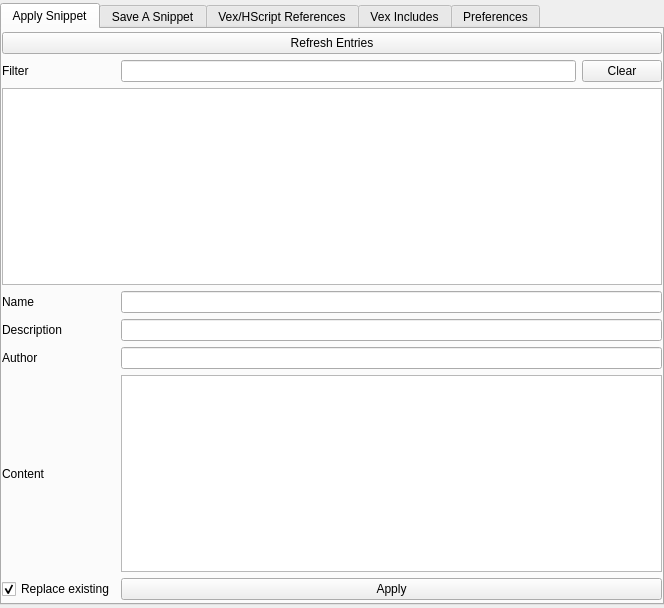
<?xml version="1.0" encoding="UTF-8"?>
<ui version="4.0">
 <class>MainWindow</class>
 <widget class="QMainWindow" name="MainWindow">
  <property name="geometry">
   <rect>
    <x>0</x>
    <y>0</y>
    <width>664</width>
    <height>608</height>
   </rect>
  </property>
  <property name="windowTitle">
   <string>MainWindow</string>
  </property>
  <widget class="QWidget" name="centralwidget">
   <property name="sizePolicy">
    <sizepolicy hsizetype="Ignored" vsizetype="Ignored">
     <horstretch>0</horstretch>
     <verstretch>0</verstretch>
    </sizepolicy>
   </property>
   <layout class="QGridLayout" name="gridLayout">
    <property name="leftMargin">
     <number>0</number>
    </property>
    <property name="topMargin">
     <number>3</number>
    </property>
    <property name="rightMargin">
     <number>0</number>
    </property>
    <property name="bottomMargin">
     <number>3</number>
    </property>
    <item row="0" column="0">
     <widget class="QTabWidget" name="tabWidget">
      <property name="currentIndex">
       <number>0</number>
      </property>
      <widget class="QWidget" name="tab">
       <attribute name="title">
        <string>Apply Snippet</string>
       </attribute>
       <layout class="QGridLayout" name="gridLayout_5">
        <property name="leftMargin">
         <number>0</number>
        </property>
        <property name="topMargin">
         <number>3</number>
        </property>
        <property name="rightMargin">
         <number>0</number>
        </property>
        <property name="bottomMargin">
         <number>3</number>
        </property>
        <item row="0" column="0">
         <layout class="QGridLayout" name="gridLayout_3">
          <item row="1" column="1">
           <widget class="QLabel" name="label_3">
            <property name="text">
             <string>Filter</string>
            </property>
           </widget>
          </item>
          <item row="5" column="1">
           <widget class="QLabel" name="label_5">
            <property name="text">
             <string>Author</string>
            </property>
           </widget>
          </item>
          <item row="5" column="2" colspan="2">
           <widget class="QLineEdit" name="lineEdit_3"/>
          </item>
          <item row="6" column="2" colspan="2">
           <widget class="QTextEdit" name="textEdit">
            <property name="cursor" stdset="0">
             <cursorShape>IBeamCursor</cursorShape>
            </property>
            <property name="cursorWidth">
             <number>3</number>
            </property>
           </widget>
          </item>
          <item row="1" column="2">
           <widget class="QLineEdit" name="lineEdit_5"/>
          </item>
          <item row="4" column="2" colspan="2">
           <widget class="QLineEdit" name="lineEdit"/>
          </item>
          <item row="1" column="3">
           <widget class="QPushButton" name="pushButton_5">
            <property name="text">
             <string>Clear</string>
            </property>
           </widget>
          </item>
          <item row="4" column="1">
           <widget class="QLabel" name="label">
            <property name="text">
             <string>Description</string>
            </property>
           </widget>
          </item>
          <item row="6" column="1">
           <widget class="QLabel" name="label_2">
            <property name="text">
             <string>Content</string>
            </property>
           </widget>
          </item>
          <item row="0" column="1" colspan="3">
           <widget class="QPushButton" name="pushButton_4">
            <property name="text">
             <string>Refresh Entries</string>
            </property>
           </widget>
          </item>
          <item row="7" column="1">
           <widget class="QCheckBox" name="checkBox">
            <property name="text">
             <string>Replace existing</string>
            </property>
            <property name="checked">
             <bool>true</bool>
            </property>
           </widget>
          </item>
          <item row="7" column="2" colspan="2">
           <widget class="QPushButton" name="pushButton_6">
            <property name="text">
             <string>Apply</string>
            </property>
           </widget>
          </item>
          <item row="2" column="1" colspan="3">
           <widget class="QTreeWidget" name="treeWidget_2">
            <property name="headerHidden">
             <bool>true</bool>
            </property>
            <column>
             <property name="text">
              <string notr="true">1</string>
             </property>
            </column>
           </widget>
          </item>
          <item row="3" column="1">
           <widget class="QLabel" name="label_12">
            <property name="text">
             <string>Name</string>
            </property>
           </widget>
          </item>
          <item row="3" column="2" colspan="2">
           <widget class="QLineEdit" name="lineEdit_9"/>
          </item>
         </layout>
        </item>
       </layout>
      </widget>
      <widget class="QWidget" name="tab_2">
       <attribute name="title">
        <string>Save A Snippet</string>
       </attribute>
       <layout class="QGridLayout" name="gridLayout_7">
        <item row="0" column="0">
         <layout class="QGridLayout" name="gridLayout_6">
          <item row="9" column="0">
           <spacer name="verticalSpacer">
            <property name="orientation">
             <enum>Qt::Vertical</enum>
            </property>
            <property name="sizeHint" stdset="0">
             <size>
              <width>20</width>
              <height>40</height>
             </size>
            </property>
           </spacer>
          </item>
          <item row="2" column="1">
           <widget class="QLineEdit" name="lineEdit_4"/>
          </item>
          <item row="3" column="1">
           <widget class="QComboBox" name="comboBox_2"/>
          </item>
          <item row="6" column="1">
           <widget class="QTextEdit" name="textEdit_2">
            <property name="cursor" stdset="0">
             <cursorShape>IBeamCursor</cursorShape>
            </property>
            <property name="cursorWidth">
             <number>3</number>
            </property>
           </widget>
          </item>
          <item row="3" column="0">
           <widget class="QLabel" name="label_9">
            <property name="text">
             <string>Node Type</string>
            </property>
           </widget>
          </item>
          <item row="6" column="0">
           <widget class="QLabel" name="label_10">
            <property name="text">
             <string>Snippet</string>
            </property>
           </widget>
          </item>
          <item row="1" column="0">
           <widget class="QLabel" name="label_4">
            <property name="text">
             <string>Description</string>
            </property>
           </widget>
          </item>
          <item row="1" column="1">
           <widget class="QLineEdit" name="lineEdit_2"/>
          </item>
          <item row="7" column="0" colspan="2">
           <widget class="QPushButton" name="pushButton_7">
            <property name="text">
             <string>Grab Snippet from Node</string>
            </property>
           </widget>
          </item>
          <item row="2" column="0">
           <widget class="QLabel" name="label_6">
            <property name="text">
             <string>Author</string>
            </property>
           </widget>
          </item>
          <item row="8" column="0" colspan="2">
           <widget class="QPushButton" name="pushButton_13">
            <property name="text">
             <string>Save Snippet</string>
            </property>
           </widget>
          </item>
          <item row="0" column="0">
           <widget class="QLabel" name="label_11">
            <property name="text">
             <string>Name</string>
            </property>
           </widget>
          </item>
          <item row="0" column="1">
           <widget class="QLineEdit" name="lineEdit_8"/>
          </item>
         </layout>
        </item>
       </layout>
      </widget>
      <widget class="QWidget" name="tab_4">
       <attribute name="title">
        <string>Vex/HScript References</string>
       </attribute>
       <layout class="QGridLayout" name="gridLayout_11">
        <item row="0" column="0">
         <layout class="QGridLayout" name="gridLayout_10">
          <item row="0" column="2">
           <widget class="QPushButton" name="pushButton_9">
            <property name="text">
             <string>Clear</string>
            </property>
           </widget>
          </item>
          <item row="0" column="1">
           <widget class="QLineEdit" name="lineEdit_7"/>
          </item>
          <item row="3" column="1">
           <widget class="QPushButton" name="pushButton_11">
            <property name="text">
             <string>Python Documentation</string>
            </property>
           </widget>
          </item>
          <item row="3" column="0">
           <widget class="QPushButton" name="pushButton_10">
            <property name="text">
             <string>Vex Documentation</string>
            </property>
           </widget>
          </item>
          <item row="1" column="0" colspan="3">
           <widget class="QComboBox" name="comboBox">
            <item>
             <property name="text">
              <string>All</string>
             </property>
            </item>
            <item>
             <property name="text">
              <string>Global Variables</string>
             </property>
            </item>
            <item>
             <property name="text">
              <string>Attribute Wrangles</string>
             </property>
            </item>
            <item>
             <property name="text">
              <string>Volume Wrangles</string>
             </property>
            </item>
            <item>
             <property name="text">
              <string>Common Geometry Attributes</string>
             </property>
            </item>
            <item>
             <property name="text">
              <string>Specifying Vex Data Types</string>
             </property>
            </item>
            <item>
             <property name="text">
              <string>Channel Shortcut Syntax</string>
             </property>
            </item>
            <item>
             <property name="text">
              <string>Accessing Attributes on Other Inputs and Nodes</string>
             </property>
            </item>
            <item>
             <property name="text">
              <string>Copying &amp; Instancing Attributes</string>
             </property>
            </item>
            <item>
             <property name="text">
              <string>DOP Particle Attributes</string>
             </property>
            </item>
            <item>
             <property name="text">
              <string>DOP Grains Attributes</string>
             </property>
            </item>
            <item>
             <property name="text">
              <string>DOP Packed RBD Attributes</string>
             </property>
            </item>
            <item>
             <property name="text">
              <string>DOP Constraint Network Attributes</string>
             </property>
            </item>
            <item>
             <property name="text">
              <string>DOP Wire Attributes</string>
             </property>
            </item>
            <item>
             <property name="text">
              <string>DOP FLIP Attributes</string>
             </property>
            </item>
           </widget>
          </item>
          <item row="2" column="0" colspan="3">
           <widget class="QTableWidget" name="tableWidget">
            <property name="editTriggers">
             <set>QAbstractItemView::NoEditTriggers</set>
            </property>
            <property name="alternatingRowColors">
             <bool>true</bool>
            </property>
            <property name="showGrid">
             <bool>false</bool>
            </property>
            <attribute name="horizontalHeaderVisible">
             <bool>false</bool>
            </attribute>
            <attribute name="horizontalHeaderStretchLastSection">
             <bool>true</bool>
            </attribute>
            <attribute name="verticalHeaderVisible">
             <bool>false</bool>
            </attribute>
            <column>
             <property name="text">
              <string>New Column</string>
             </property>
            </column>
           </widget>
          </item>
          <item row="0" column="0">
           <widget class="QLabel" name="label_8">
            <property name="text">
             <string>Filter</string>
            </property>
           </widget>
          </item>
         </layout>
        </item>
       </layout>
      </widget>
      <widget class="QWidget" name="tab_6">
       <attribute name="title">
        <string>Vex Includes</string>
       </attribute>
       <layout class="QGridLayout" name="gridLayout_4">
        <item row="0" column="0">
         <layout class="QGridLayout" name="gridLayout_2">
          <item row="0" column="1">
           <widget class="QLabel" name="label_13">
            <property name="text">
             <string>Filter</string>
            </property>
           </widget>
          </item>
          <item row="0" column="2">
           <widget class="QLineEdit" name="lineEdit_10"/>
          </item>
          <item row="1" column="1" colspan="3">
           <widget class="QTreeWidget" name="treeWidget">
            <property name="headerHidden">
             <bool>true</bool>
            </property>
            <column>
             <property name="text">
              <string notr="true">1</string>
             </property>
            </column>
           </widget>
          </item>
          <item row="0" column="3">
           <widget class="QPushButton" name="pushButton">
            <property name="text">
             <string>Clear</string>
            </property>
           </widget>
          </item>
          <item row="2" column="2" colspan="2">
           <widget class="QLineEdit" name="lineEdit_11"/>
          </item>
          <item row="2" column="1">
           <widget class="QLabel" name="label_14">
            <property name="text">
             <string>Parameters</string>
            </property>
           </widget>
          </item>
          <item row="3" column="1">
           <widget class="QLabel" name="label_15">
            <property name="text">
             <string>Output</string>
            </property>
           </widget>
          </item>
          <item row="3" column="2" colspan="2">
           <widget class="QLineEdit" name="lineEdit_12"/>
          </item>
         </layout>
        </item>
       </layout>
      </widget>
      <widget class="QWidget" name="tab_3">
       <attribute name="title">
        <string>Preferences</string>
       </attribute>
       <layout class="QGridLayout" name="gridLayout_9">
        <item row="0" column="0">
         <layout class="QGridLayout" name="gridLayout_8">
          <item row="1" column="2">
           <widget class="QPushButton" name="pushButton_8">
            <property name="maximumSize">
             <size>
              <width>25</width>
              <height>16777215</height>
             </size>
            </property>
            <property name="text">
             <string>...</string>
            </property>
           </widget>
          </item>
          <item row="1" column="1">
           <widget class="QLineEdit" name="lineEdit_6"/>
          </item>
          <item row="4" column="1">
           <spacer name="verticalSpacer_2">
            <property name="orientation">
             <enum>Qt::Vertical</enum>
            </property>
            <property name="sizeHint" stdset="0">
             <size>
              <width>20</width>
              <height>40</height>
             </size>
            </property>
           </spacer>
          </item>
          <item row="1" column="0">
           <widget class="QLabel" name="label_7">
            <property name="text">
             <string>Local Data File</string>
            </property>
           </widget>
          </item>
          <item row="0" column="0" colspan="2">
           <widget class="QCheckBox" name="checkBox_2">
            <property name="text">
             <string>Connect to online database (otherwise use local data)</string>
            </property>
           </widget>
          </item>
          <item row="3" column="0" colspan="3">
           <widget class="QPushButton" name="pushButton_12">
            <property name="text">
             <string>Save Preferences</string>
            </property>
           </widget>
          </item>
          <item row="2" column="0" colspan="3">
           <widget class="QPushButton" name="pushButton_14">
            <property name="text">
             <string>Export Snippets to Local File</string>
            </property>
           </widget>
          </item>
         </layout>
        </item>
       </layout>
      </widget>
     </widget>
    </item>
   </layout>
  </widget>
 </widget>
 <tabstops>
  <tabstop>lineEdit_9</tabstop>
  <tabstop>lineEdit</tabstop>
  <tabstop>lineEdit_3</tabstop>
  <tabstop>textEdit</tabstop>
  <tabstop>pushButton_6</tabstop>
  <tabstop>lineEdit_8</tabstop>
  <tabstop>lineEdit_2</tabstop>
  <tabstop>lineEdit_4</tabstop>
  <tabstop>comboBox_2</tabstop>
  <tabstop>textEdit_2</tabstop>
  <tabstop>pushButton_7</tabstop>
  <tabstop>pushButton_4</tabstop>
  <tabstop>checkBox</tabstop>
  <tabstop>lineEdit_5</tabstop>
  <tabstop>pushButton_5</tabstop>
  <tabstop>pushButton_8</tabstop>
  <tabstop>lineEdit_6</tabstop>
  <tabstop>checkBox_2</tabstop>
  <tabstop>lineEdit_7</tabstop>
  <tabstop>pushButton_9</tabstop>
  <tabstop>pushButton_10</tabstop>
  <tabstop>pushButton_11</tabstop>
  <tabstop>comboBox</tabstop>
  <tabstop>tableWidget</tabstop>
  <tabstop>pushButton_12</tabstop>
  <tabstop>pushButton_13</tabstop>
  <tabstop>tabWidget</tabstop>
  <tabstop>pushButton_14</tabstop>
  <tabstop>treeWidget_2</tabstop>
 </tabstops>
 <resources/>
 <connections/>
</ui>
